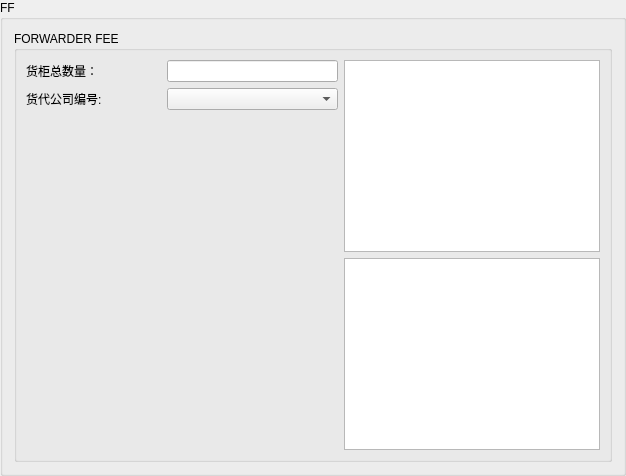
            <widget class="QGroupBox" name="groupBox_8">
             <property name="title">
              <string>FF</string>
             </property>
             <layout class="QVBoxLayout" name="verticalLayout_28">
              <item>
               <widget class="QGroupBox" name="groupBox_2">
                <property name="title">
                 <string>FORWARDER FEE</string>
                </property>
                <layout class="QVBoxLayout" name="verticalLayout_4">
                 <item>
                  <layout class="QHBoxLayout" name="horizontalLayout_69">
                   <item>
                    <layout class="QVBoxLayout" name="verticalLayout_30">
                     <item>
                      <layout class="QHBoxLayout" name="horizontalLayout_40">
                       <item>
                        <widget class="QLabel" name="label_16">
                         <property name="minimumSize">
                          <size>
                           <width>135</width>
                           <height>0</height>
                          </size>
                         </property>
                         <property name="text">
                          <string>货柜总数量：</string>
                         </property>
                        </widget>
                       </item>
                       <item>
                        <widget class="QLineEdit" name="t_shipment_11num">
                         <property name="sizePolicy">
                          <sizepolicy hsizetype="Minimum" vsizetype="Fixed">
                           <horstretch>0</horstretch>
                           <verstretch>0</verstretch>
                          </sizepolicy>
                         </property>
                         <property name="minimumSize">
                          <size>
                           <width>171</width>
                           <height>0</height>
                          </size>
                         </property>
                         <property name="text">
                          <string/>
                         </property>
                        </widget>
                       </item>
                      </layout>
                     </item>
                     <item>
                      <layout class="QHBoxLayout" name="horizontalLayout_37">
                       <item>
                        <widget class="QLabel" name="label_31">
                         <property name="minimumSize">
                          <size>
                           <width>135</width>
                           <height>0</height>
                          </size>
                         </property>
                         <property name="text">
                          <string>货代公司编号:</string>
                         </property>
                        </widget>
                       </item>
                       <item>
                        <widget class="QComboBox" name="t_forwarder_0">
                         <property name="sizePolicy">
                          <sizepolicy hsizetype="Minimum" vsizetype="Fixed">
                           <horstretch>0</horstretch>
                           <verstretch>0</verstretch>
                          </sizepolicy>
                         </property>
                         <property name="minimumSize">
                          <size>
                           <width>171</width>
                           <height>0</height>
                          </size>
                         </property>
                         <property name="maximumSize">
                          <size>
                           <width>16777215</width>
                           <height>16777215</height>
                          </size>
                         </property>
                         <item>
                          <property name="text">
                           <string/>
                          </property>
                         </item>
                        </widget>
                       </item>
                      </layout>
                     </item>
                     <item>
                      <spacer name="verticalSpacer_5">
                       <property name="orientation">
                        <enum>Qt::Vertical</enum>
                       </property>
                       <property name="sizeHint" stdset="0">
                        <size>
                         <width>20</width>
                         <height>40</height>
                        </size>
                       </property>
                      </spacer>
                     </item>
                    </layout>
                   </item>
                   <item>
                    <layout class="QVBoxLayout" name="verticalLayout_7">
                     <item>
                      <widget class="QTableWidget" name="FORWARDER_FEE">
                       <property name="sizePolicy">
                        <sizepolicy hsizetype="Expanding" vsizetype="Minimum">
                         <horstretch>0</horstretch>
                         <verstretch>0</verstretch>
                        </sizepolicy>
                       </property>
                       <property name="minimumSize">
                        <size>
                         <width>0</width>
                         <height>114</height>
                        </size>
                       </property>
                      </widget>
                     </item>
                     <item>
                      <widget class="QTableWidget" name="FORWARDER_FEE2">
                       <property name="sizePolicy">
                        <sizepolicy hsizetype="Expanding" vsizetype="Minimum">
                         <horstretch>0</horstretch>
                         <verstretch>0</verstretch>
                        </sizepolicy>
                       </property>
                       <property name="minimumSize">
                        <size>
                         <width>0</width>
                         <height>114</height>
                        </size>
                       </property>
                      </widget>
                     </item>
                    </layout>
                   </item>
                  </layout>
                 </item>
                </layout>
               </widget>
              </item>
             </layout>
            </widget>
